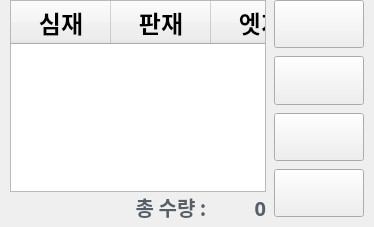
    <widget class="QFrame" name="main_frame">
     <property name="frameShape">
      <enum>QFrame::NoFrame</enum>
     </property>
     <property name="frameShadow">
      <enum>QFrame::Raised</enum>
     </property>
     <layout class="QHBoxLayout" name="horizontalLayout_4">
      <property name="spacing">
       <number>8</number>
      </property>
      <property name="leftMargin">
       <number>10</number>
      </property>
      <property name="topMargin">
       <number>0</number>
      </property>
      <property name="rightMargin">
       <number>10</number>
      </property>
      <property name="bottomMargin">
       <number>5</number>
      </property>
      <item>
       <widget class="QFrame" name="table_frame">
        <property name="frameShape">
         <enum>QFrame::NoFrame</enum>
        </property>
        <property name="frameShadow">
         <enum>QFrame::Raised</enum>
        </property>
        <layout class="QVBoxLayout" name="verticalLayout_5">
         <property name="spacing">
          <number>0</number>
         </property>
         <property name="leftMargin">
          <number>0</number>
         </property>
         <property name="topMargin">
          <number>0</number>
         </property>
         <property name="rightMargin">
          <number>0</number>
         </property>
         <property name="bottomMargin">
          <number>0</number>
         </property>
         <item>
          <widget class="QTableWidget" name="tableWidget">
           <property name="maximumSize">
            <size>
             <width>16777215</width>
             <height>16777215</height>
            </size>
           </property>
           <property name="font">
            <font>
             <family>맑은 고딕</family>
             <pointsize>21</pointsize>
             <weight>75</weight>
             <bold>true</bold>
            </font>
           </property>
           <property name="cursor" stdset="0">
            <cursorShape>PointingHandCursor</cursorShape>
           </property>
           <property name="layoutDirection">
            <enum>Qt::LeftToRight</enum>
           </property>
           <property name="autoFillBackground">
            <bool>false</bool>
           </property>
           <property name="styleSheet">
            <string notr="true"/>
           </property>
           <property name="frameShape">
            <enum>QFrame::StyledPanel</enum>
           </property>
           <property name="verticalScrollBarPolicy">
            <enum>Qt::ScrollBarAsNeeded</enum>
           </property>
           <property name="horizontalScrollBarPolicy">
            <enum>Qt::ScrollBarAlwaysOff</enum>
           </property>
           <property name="sizeAdjustPolicy">
            <enum>QAbstractScrollArea::AdjustIgnored</enum>
           </property>
           <property name="autoScroll">
            <bool>true</bool>
           </property>
           <property name="autoScrollMargin">
            <number>26</number>
           </property>
           <property name="editTriggers">
            <set>QAbstractItemView::NoEditTriggers</set>
           </property>
           <property name="selectionMode">
            <enum>QAbstractItemView::SingleSelection</enum>
           </property>
           <property name="selectionBehavior">
            <enum>QAbstractItemView::SelectRows</enum>
           </property>
           <property name="verticalScrollMode">
            <enum>QAbstractItemView::ScrollPerItem</enum>
           </property>
           <property name="showGrid">
            <bool>true</bool>
           </property>
           <property name="sortingEnabled">
            <bool>false</bool>
           </property>
           <property name="rowCount">
            <number>0</number>
           </property>
           <property name="columnCount">
            <number>11</number>
           </property>
           <attribute name="horizontalHeaderVisible">
            <bool>true</bool>
           </attribute>
           <attribute name="horizontalHeaderCascadingSectionResizes">
            <bool>false</bool>
           </attribute>
           <attribute name="horizontalHeaderMinimumSectionSize">
            <number>0</number>
           </attribute>
           <attribute name="horizontalHeaderDefaultSectionSize">
            <number>100</number>
           </attribute>
           <attribute name="horizontalHeaderHighlightSections">
            <bool>true</bool>
           </attribute>
           <attribute name="horizontalHeaderShowSortIndicator" stdset="0">
            <bool>false</bool>
           </attribute>
           <attribute name="horizontalHeaderStretchLastSection">
            <bool>true</bool>
           </attribute>
           <attribute name="verticalHeaderVisible">
            <bool>false</bool>
           </attribute>
           <attribute name="verticalHeaderCascadingSectionResizes">
            <bool>false</bool>
           </attribute>
           <attribute name="verticalHeaderMinimumSectionSize">
            <number>0</number>
           </attribute>
           <attribute name="verticalHeaderDefaultSectionSize">
            <number>0</number>
           </attribute>
           <attribute name="verticalHeaderShowSortIndicator" stdset="0">
            <bool>false</bool>
           </attribute>
           <attribute name="verticalHeaderStretchLastSection">
            <bool>false</bool>
           </attribute>
           <column>
            <property name="text">
             <string>심재</string>
            </property>
            <property name="font">
             <font>
              <family>맑은 고딕</family>
              <pointsize>18</pointsize>
              <weight>75</weight>
              <bold>true</bold>
             </font>
            </property>
           </column>
           <column>
            <property name="text">
             <string>판재</string>
            </property>
            <property name="font">
             <font>
              <family>맑은 고딕</family>
              <pointsize>18</pointsize>
              <weight>75</weight>
              <bold>true</bold>
             </font>
            </property>
           </column>
           <column>
            <property name="text">
             <string>엣지</string>
            </property>
            <property name="font">
             <font>
              <family>맑은 고딕</family>
              <pointsize>18</pointsize>
              <weight>75</weight>
              <bold>true</bold>
             </font>
            </property>
           </column>
           <column>
            <property name="text">
             <string>선택</string>
            </property>
            <property name="font">
             <font>
              <family>맑은 고딕</family>
              <pointsize>18</pointsize>
              <weight>75</weight>
              <bold>true</bold>
             </font>
            </property>
           </column>
           <column>
            <property name="text">
             <string>구분</string>
            </property>
            <property name="font">
             <font>
              <family>맑은 고딕</family>
              <pointsize>18</pointsize>
              <weight>75</weight>
              <bold>true</bold>
             </font>
            </property>
           </column>
           <column>
            <property name="text">
             <string>LOT</string>
            </property>
            <property name="font">
             <font>
              <family>맑은 고딕</family>
              <pointsize>18</pointsize>
              <weight>75</weight>
              <bold>true</bold>
             </font>
            </property>
           </column>
           <column>
            <property name="text">
             <string>품목</string>
            </property>
            <property name="font">
             <font>
              <family>맑은 고딕</family>
              <pointsize>18</pointsize>
              <weight>75</weight>
              <bold>true</bold>
             </font>
            </property>
           </column>
           <column>
            <property name="text">
             <string>수량</string>
            </property>
            <property name="font">
             <font>
              <family>맑은 고딕</family>
              <pointsize>18</pointsize>
              <weight>75</weight>
              <bold>true</bold>
             </font>
            </property>
           </column>
           <column>
            <property name="text">
             <string>상태</string>
            </property>
            <property name="font">
             <font>
              <family>맑은 고딕</family>
              <pointsize>18</pointsize>
              <weight>75</weight>
              <bold>true</bold>
             </font>
            </property>
           </column>
           <column>
            <property name="text">
             <string>REG_NO(9)</string>
            </property>
           </column>
           <column>
            <property name="text">
             <string>PRT_FLAG(10)</string>
            </property>
           </column>
          </widget>
         </item>
         <item alignment="Qt::AlignRight|Qt::AlignBottom">
          <widget class="QFrame" name="qty_frame">
           <property name="frameShape">
            <enum>QFrame::NoFrame</enum>
           </property>
           <property name="frameShadow">
            <enum>QFrame::Raised</enum>
           </property>
           <layout class="QHBoxLayout" name="horizontalLayout_8">
            <property name="spacing">
             <number>0</number>
            </property>
            <property name="leftMargin">
             <number>0</number>
            </property>
            <property name="topMargin">
             <number>0</number>
            </property>
            <property name="rightMargin">
             <number>0</number>
            </property>
            <property name="bottomMargin">
             <number>0</number>
            </property>
            <item>
             <widget class="QLabel" name="qtitle_label">
              <property name="font">
               <font>
                <family>맑은 고딕</family>
                <pointsize>15</pointsize>
                <weight>75</weight>
                <italic>false</italic>
                <bold>true</bold>
               </font>
              </property>
              <property name="styleSheet">
               <string notr="true">color: #575e66;
background: none;
border: none;</string>
              </property>
              <property name="text">
               <string>총 수량 : </string>
              </property>
              <property name="alignment">
               <set>Qt::AlignBottom|Qt::AlignRight|Qt::AlignTrailing</set>
              </property>
             </widget>
            </item>
            <item>
             <widget class="QLabel" name="qty_label">
              <property name="minimumSize">
               <size>
                <width>55</width>
                <height>0</height>
               </size>
              </property>
              <property name="font">
               <font>
                <family>맑은 고딕</family>
                <pointsize>15</pointsize>
                <weight>75</weight>
                <italic>false</italic>
                <bold>true</bold>
               </font>
              </property>
              <property name="styleSheet">
               <string notr="true">color: #575e66;
background: none;
border: none;</string>
              </property>
              <property name="text">
               <string>0</string>
              </property>
              <property name="alignment">
               <set>Qt::AlignBottom|Qt::AlignRight|Qt::AlignTrailing</set>
              </property>
             </widget>
            </item>
           </layout>
          </widget>
         </item>
        </layout>
       </widget>
      </item>
      <item>
       <widget class="QFrame" name="arrow_frame">
        <property name="minimumSize">
         <size>
          <width>90</width>
          <height>0</height>
         </size>
        </property>
        <property name="maximumSize">
         <size>
          <width>90</width>
          <height>16777215</height>
         </size>
        </property>
        <property name="frameShape">
         <enum>QFrame::NoFrame</enum>
        </property>
        <property name="frameShadow">
         <enum>QFrame::Raised</enum>
        </property>
        <layout class="QVBoxLayout" name="verticalLayout_4">
         <property name="spacing">
          <number>8</number>
         </property>
         <property name="leftMargin">
          <number>0</number>
         </property>
         <property name="topMargin">
          <number>0</number>
         </property>
         <property name="rightMargin">
          <number>0</number>
         </property>
         <property name="bottomMargin">
          <number>5</number>
         </property>
         <item>
          <widget class="QPushButton" name="top">
           <property name="sizePolicy">
            <sizepolicy hsizetype="Expanding" vsizetype="Expanding">
             <horstretch>0</horstretch>
             <verstretch>0</verstretch>
            </sizepolicy>
           </property>
           <property name="font">
            <font>
             <family>맑은 고딕</family>
             <weight>75</weight>
             <italic>false</italic>
             <bold>true</bold>
            </font>
           </property>
           <property name="cursor">
            <cursorShape>PointingHandCursor</cursorShape>
           </property>
           <property name="styleSheet">
            <string notr="true"/>
           </property>
           <property name="text">
            <string/>
           </property>
           <property name="icon">
            <iconset>
             <normaloff>../img/top_blue.png</normaloff>../img/top_blue.png</iconset>
           </property>
           <property name="iconSize">
            <size>
             <width>45</width>
             <height>45</height>
            </size>
           </property>
          </widget>
         </item>
         <item>
          <widget class="QPushButton" name="prev">
           <property name="sizePolicy">
            <sizepolicy hsizetype="Expanding" vsizetype="Expanding">
             <horstretch>0</horstretch>
             <verstretch>0</verstretch>
            </sizepolicy>
           </property>
           <property name="font">
            <font>
             <family>맑은 고딕</family>
             <pointsize>9</pointsize>
             <weight>50</weight>
             <italic>false</italic>
             <bold>false</bold>
            </font>
           </property>
           <property name="cursor">
            <cursorShape>PointingHandCursor</cursorShape>
           </property>
           <property name="styleSheet">
            <string notr="true"/>
           </property>
           <property name="text">
            <string/>
           </property>
           <property name="icon">
            <iconset>
             <normaloff>../img/prev_blue.png</normaloff>../img/prev_blue.png</iconset>
           </property>
           <property name="iconSize">
            <size>
             <width>42</width>
             <height>42</height>
            </size>
           </property>
          </widget>
         </item>
         <item>
          <widget class="QPushButton" name="next">
           <property name="sizePolicy">
            <sizepolicy hsizetype="Expanding" vsizetype="Expanding">
             <horstretch>0</horstretch>
             <verstretch>0</verstretch>
            </sizepolicy>
           </property>
           <property name="font">
            <font>
             <family>맑은 고딕</family>
             <weight>75</weight>
             <italic>false</italic>
             <bold>true</bold>
            </font>
           </property>
           <property name="cursor">
            <cursorShape>PointingHandCursor</cursorShape>
           </property>
           <property name="styleSheet">
            <string notr="true"/>
           </property>
           <property name="text">
            <string/>
           </property>
           <property name="icon">
            <iconset>
             <normaloff>../img/next_blue.png</normaloff>../img/next_blue.png</iconset>
           </property>
           <property name="iconSize">
            <size>
             <width>42</width>
             <height>42</height>
            </size>
           </property>
          </widget>
         </item>
         <item>
          <widget class="QPushButton" name="bottom">
           <property name="sizePolicy">
            <sizepolicy hsizetype="Expanding" vsizetype="Expanding">
             <horstretch>0</horstretch>
             <verstretch>0</verstretch>
            </sizepolicy>
           </property>
           <property name="font">
            <font>
             <family>맑은 고딕</family>
             <weight>75</weight>
             <italic>false</italic>
             <bold>true</bold>
            </font>
           </property>
           <property name="cursor">
            <cursorShape>PointingHandCursor</cursorShape>
           </property>
           <property name="styleSheet">
            <string notr="true"/>
           </property>
           <property name="text">
            <string/>
           </property>
           <property name="icon">
            <iconset>
             <normaloff>../img/bottom_blue.png</normaloff>../img/bottom_blue.png</iconset>
           </property>
           <property name="iconSize">
            <size>
             <width>45</width>
             <height>45</height>
            </size>
           </property>
          </widget>
         </item>
        </layout>
       </widget>
      </item>
     </layout>
    </widget>
